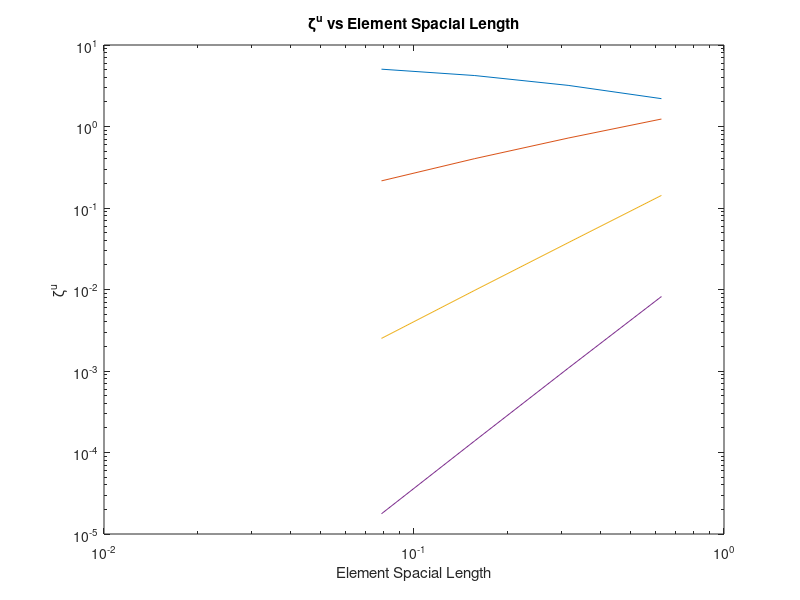

This figure's MATLAB source: (Note: this script raises an error after producing the figure.)
%Convergence study stuff
close all
Nx = [10,20,40,80];
h = 2*pi./Nx;

Zeta_U = [2.19641,3.19704,4.21895,5.0508;
               1.23482,0.721079,0.403697,0.215252;
               0.1427,0.0374825,0.00977865,0.00251122;
                0.00819868,0.00108047,0.000139279,1.77078E-05];
            
Zeta_Q = [55.6964,80.7534,108.344,130.583;
               10.7452,8.40573,5.55747,3.21516;
               1.74891,0.498069,0.140258,0.037682;   
                0.0987838,0.0143293,0.00196368,0.000258194];

%% Find the log of the zetas and h

LZU = log(Zeta_U)/log(10);
LZQ = log(Zeta_Q)/log(10);

Lh = log(h)/log(10);            
            
%% Plot the figures log log
figure 
loglog(h,Zeta_U(1,:),h,Zeta_U(2,:), h,Zeta_U(3,:), h, Zeta_U(4,:) )
title('\zeta^u vs Element Spacial Length')
xlabel('Element Spacial Length')
ylabel('\zeta^u')
legend('P = 0','P = 1','P = 2','P = 3',0)

figure 
loglog(h,Zeta_Q(1,:),h,Zeta_Q(2,:), h,Zeta_Q(3,:), h, Zeta_Q(4,:) )
title('\zeta^q vs Element Spacial Length')
xlabel('Element Spacial Length')
ylabel('\zeta^q')
legend('P = 0','P = 1','P = 2','P = 3',0)

%% Plot the figures normally
figure 
plot(Lh,LZU(1,:),Lh,LZU(2,:), Lh,LZU(3,:), Lh, LZU(4,:) )
title('log(\zeta^u) vs log(h)')
xlabel('log(h)')
ylabel('log(\zeta^u)')
legend('P = 0','P = 1','P = 2','P = 3',0)

figure 
plot(Lh,LZQ(1,:),Lh,LZQ(2,:), Lh,LZQ(3,:), Lh, LZQ(4,:) )
title('log(\zeta^q) vs log(h)')
xlabel('log(h)')
ylabel('log(\zeta^q)')
legend('P = 0','P = 1','P = 2','P = 3',0)
%% Find the convergence rates
p0u = ( LZU(1,end)-LZU(1,1) )/ ( Lh(1,end) - Lh(1,1) );
p0q = ( LZQ(1,end)-LZQ(1,1) )/ ( Lh(1,end) - Lh(1,1) );

p1u = ( LZU(2,end)-LZU(2,1) )/ ( Lh(1,end) - Lh(1,1) );
p1q = ( LZQ(2,end)-LZQ(2,1) )/ ( Lh(1,end) - Lh(1,1) );

p2u = ( LZU(3,end)-LZU(3,1) )/ ( Lh(1,end) - Lh(1,1) );
p2q = ( LZQ(3,end)-LZQ(3,1) )/ ( Lh(1,end) - Lh(1,1) );

p3u = ( LZU(4,end)-LZU(4,1) )/ ( Lh(1,end) - Lh(1,1) );
p3q = ( LZQ(4,end)-LZQ(4,1) )/ ( Lh(1,end) - Lh(1,1) );

Convergence = [p0u,p0q;p1u,p1q;p2u,p2q;p3u,p3q]